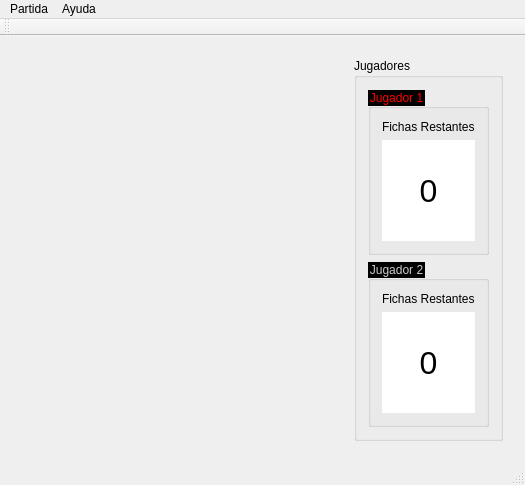
<?xml version="1.0" encoding="UTF-8"?>
<ui version="4.0">
 <class>MainWindow</class>
 <widget class="QMainWindow" name="MainWindow">
  <property name="geometry">
   <rect>
    <x>0</x>
    <y>0</y>
    <width>525</width>
    <height>485</height>
   </rect>
  </property>
  <property name="windowTitle">
   <string>Damas Inglesas</string>
  </property>
  <property name="windowIcon">
   <iconset resource="res.qrc">
    <normaloff>:/icon/CHECKERS.ICO</normaloff>:/icon/CHECKERS.ICO</iconset>
  </property>
  <property name="styleSheet">
   <string notr="true">@import &quot;buttonStyle.css&quot;;</string>
  </property>
  <property name="locale">
   <locale language="Spanish" country="Mexico"/>
  </property>
  <widget class="QWidget" name="centralWidget">
   <layout class="QHBoxLayout">
    <item>
     <widget class="VisualBoard" name="visualBoard" native="true"/>
    </item>
    <item alignment="Qt::AlignRight">
     <widget class="QWidget" name="widget_2" native="true">
      <layout class="QHBoxLayout">
       <item>
        <widget class="QGroupBox" name="groupBox">
         <property name="styleSheet">
          <string notr="true"/>
         </property>
         <property name="title">
          <string>Jugadores</string>
         </property>
         <layout class="QVBoxLayout" name="verticalLayout">
          <item>
           <widget class="QGroupBox" name="groupBox_3">
            <property name="styleSheet">
             <string notr="true">QGroupBox::title {
	color:rgb(255, 0, 0);
	background-color:rgb(0, 0, 0);
}
</string>
            </property>
            <property name="title">
             <string>Jugador 1</string>
            </property>
            <layout class="QVBoxLayout" name="verticalLayout_2">
             <item>
              <widget class="QLabel" name="label">
               <property name="sizePolicy">
                <sizepolicy hsizetype="Preferred" vsizetype="Fixed">
                 <horstretch>0</horstretch>
                 <verstretch>0</verstretch>
                </sizepolicy>
               </property>
               <property name="text">
                <string>Fichas Restantes</string>
               </property>
              </widget>
             </item>
             <item>
              <widget class="QLabel" name="label_2">
               <property name="font">
                <font>
                 <pointsize>24</pointsize>
                </font>
               </property>
               <property name="autoFillBackground">
                <bool>false</bool>
               </property>
               <property name="styleSheet">
                <string notr="true">QLabel{
	background-color:rgb(255, 255, 255);
}</string>
               </property>
               <property name="text">
                <string>0</string>
               </property>
               <property name="alignment">
                <set>Qt::AlignCenter</set>
               </property>
              </widget>
             </item>
            </layout>
           </widget>
          </item>
          <item>
           <widget class="QGroupBox" name="groupBox_2">
            <property name="styleSheet">
             <string notr="true">QGroupBox::title {
	color:rgb(203, 203, 203);
	background-color:rgb(0, 0, 0);
}
</string>
            </property>
            <property name="title">
             <string>Jugador 2</string>
            </property>
            <layout class="QVBoxLayout" name="verticalLayout_3">
             <item>
              <widget class="QLabel" name="label_3">
               <property name="sizePolicy">
                <sizepolicy hsizetype="Preferred" vsizetype="Fixed">
                 <horstretch>0</horstretch>
                 <verstretch>0</verstretch>
                </sizepolicy>
               </property>
               <property name="text">
                <string>Fichas Restantes</string>
               </property>
              </widget>
             </item>
             <item>
              <widget class="QLabel" name="label_4">
               <property name="font">
                <font>
                 <pointsize>24</pointsize>
                </font>
               </property>
               <property name="autoFillBackground">
                <bool>false</bool>
               </property>
               <property name="styleSheet">
                <string notr="true">QLabel{
	background-color:rgb(255, 255, 255);
}</string>
               </property>
               <property name="text">
                <string>0</string>
               </property>
               <property name="alignment">
                <set>Qt::AlignCenter</set>
               </property>
              </widget>
             </item>
            </layout>
           </widget>
          </item>
         </layout>
        </widget>
       </item>
      </layout>
     </widget>
    </item>
   </layout>
  </widget>
  <widget class="QMenuBar" name="menuBar">
   <property name="geometry">
    <rect>
     <x>0</x>
     <y>0</y>
     <width>525</width>
     <height>25</height>
    </rect>
   </property>
   <property name="nativeMenuBar">
    <bool>false</bool>
   </property>
   <widget class="QMenu" name="menuJuego">
    <property name="title">
     <string>Partida</string>
    </property>
    <addaction name="action_nueva_partida"/>
    <addaction name="actionUnirse_A_Partida"/>
   </widget>
   <widget class="QMenu" name="menuAyuda">
    <property name="title">
     <string>Ayuda</string>
    </property>
    <addaction name="separator"/>
    <addaction name="actionInstrucciones"/>
    <addaction name="actionAcerca_de"/>
   </widget>
   <addaction name="menuJuego"/>
   <addaction name="menuAyuda"/>
  </widget>
  <widget class="QToolBar" name="mainToolBar">
   <attribute name="toolBarArea">
    <enum>TopToolBarArea</enum>
   </attribute>
   <attribute name="toolBarBreak">
    <bool>false</bool>
   </attribute>
  </widget>
  <widget class="QStatusBar" name="statusBar"/>
  <action name="action_nueva_partida">
   <property name="text">
    <string>Nueva Partida</string>
   </property>
  </action>
  <action name="actionUnirse_A_Partida">
   <property name="text">
    <string>Unirse A Partida...</string>
   </property>
  </action>
  <action name="actionAcerca_de">
   <property name="text">
    <string>Acerca de..</string>
   </property>
  </action>
  <action name="actionInstrucciones">
   <property name="text">
    <string>Instrucciones</string>
   </property>
  </action>
 </widget>
 <layoutdefault spacing="6" margin="11"/>
 <customwidgets>
  <customwidget>
   <class>VisualBoard</class>
   <extends>QWidget</extends>
   <header>visual/visualboard.h</header>
   <container>1</container>
  </customwidget>
 </customwidgets>
 <resources>
  <include location="res.qrc"/>
 </resources>
 <connections>
  <connection>
   <sender>actionUnirse_A_Partida</sender>
   <signal>triggered()</signal>
   <receiver>MainWindow</receiver>
   <slot>unirseAPartida()</slot>
   <hints>
    <hint type="sourcelabel">
     <x>-1</x>
     <y>-1</y>
    </hint>
    <hint type="destinationlabel">
     <x>262</x>
     <y>242</y>
    </hint>
   </hints>
  </connection>
 </connections>
 <slots>
  <slot>unirseAPartida()</slot>
 </slots>
</ui>
